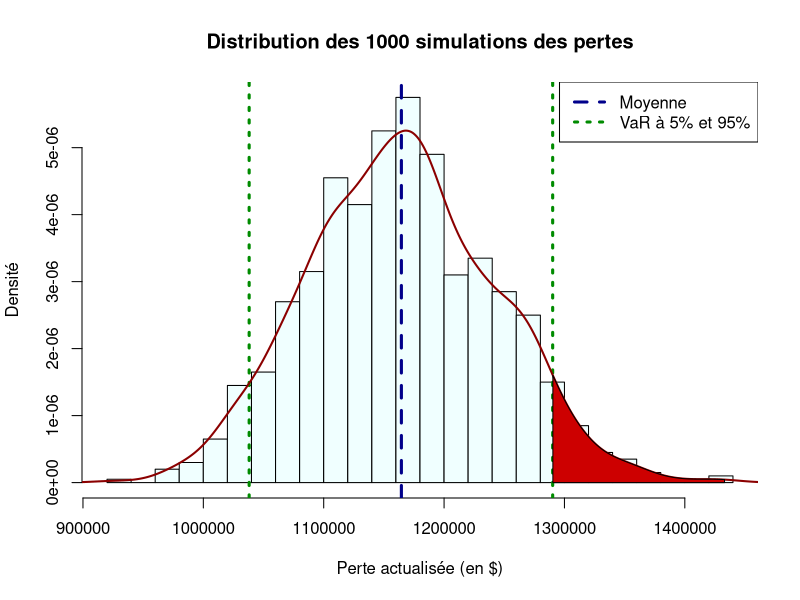

Recreate this plot in R. (Note: a time limit stopped this script after it produced the figure.)
### Travail Pratique 2
## ACT-2009 Processus Stochastique
# Équipe 9
# Olivier Bourret
# Marianne Chouinard

# Cération de tableaux et de valeurs pour les paramètres assignés à l'équipe 9.

param_ab <- data.frame("i" = c(1:3),
                       "n_i"= c(35,25,40),
                       "a_i"= c(0,0,0),
                       "b_i"= c(4,5,6),
                       "alpha_i"= c(1,1,1),
                       "beta_i"= c(1.5,2,2.5),
                       "M_i"= c(1500,2500,1000))

Force_int <- 0.02

param_c <- data.frame("i" = c(1:3),
                      "n_i"= c(35,25,40),
                      "theta_i"= c(2,3,4),
                      "lambda_i"= c(0.003,0.004,0.005),
                      "alpha_i"= c(1,1,1),
                      "beta_i"= c(1.5,2,2.5),
                      "M_i"= c(1500,2500,1000))


param_2ecas <- data.frame("mu"= 0.05, "sigma" = 0.1, "force_interet"= 0.02, "k_1"= 115, "k_2"= 127,
                          "T_1"= 1, "T_2"= 2, "lambda"= 0.1, "alpha"= "?", "beta"= 0.5)




essaie <- function(k,t){
  i <- 0
  a <- 0
  b <- 0
  c <- 0
  for(i in 0:k){
    a <- a + (4*t)^i/(factorial(i))
    b <- b + (5*t)^i/(factorial(i))
    c <- c + (6*t)^i/(factorial(i))
    i+1
  }
  5250*k/t * (1-exp(-4*t)*a) + 12500*k/(3*t) * (1-exp(-5*t)*b) + 40000*k/(21*t) * (1-exp(-6*t)*c)
}



essaie(25,10)





### Création de la fonction pour simuler

# Fonction de perte des contrats type 1
Simulation_1 <- function(){

    lambda <- runif(1,0,4)
    T_i <- c()
    X_i <- c()
    S_ik <- c()
    perte <- c()
    temps <- 0
    while(temps<10){
      T_i <- append(T_i, rexp(1,rate = lambda))
      X_i <- append(X_i,rbeta(1, shape1 = 1, shape2 = 1.5))
      S_ik <- append(S_ik, sum(T_i))
      temps <- sum(T_i)
    }
    T_i <- T_i[-length(T_i)]
    S_ik <- S_ik[-length(S_ik)]
    X_i <- X_i[-length(X_i)]
    
    sum(exp(-0.02*S_ik)*1500*X_i)
}


## Fonction de perte des contrats type 2
Simulation_2 <- function(){
  
  lambda <- runif(1,0,5)
  T_i <- c()
  X_i <- c()
  S_ik <- c()
  perte <- c()
  temps <- 0
  while(temps<10){
    T_i <- append(T_i, rexp(1,rate = lambda))
    X_i <- append(X_i,rbeta(1, shape1 = 1, shape2 = 2))
    S_ik <- append(S_ik, sum(T_i))
    temps <- sum(T_i)
  }
  T_i <- T_i[-length(T_i)]
  S_ik <- S_ik[-length(S_ik)]
  X_i <- X_i[-length(X_i)]
  
  sum(exp(-0.02*S_ik)*2500*X_i)
}


## Fonction de perte des contrats type 3
Simulation_3 <- function(){
  
  lambda <- runif(1,0,6)
  T_i <- c()
  X_i <- c()
  S_ik <- c()
  perte <- c()
  temps <- 0
  while(temps<10){
    T_i <- append(T_i, rexp(1,rate = lambda))
    X_i <- append(X_i,rbeta(1, shape1 = 1, shape2 = 2.5))
    S_ik <- append(S_ik, sum(T_i))
    temps <- sum(T_i)
  }
  T_i <- T_i[-length(T_i)]
  S_ik <- S_ik[-length(S_ik)]
  X_i <- X_i[-length(X_i)]
  
  sum(exp(-0.02*S_ik)*1000*X_i)
  
}

## Fonction pour simuler n échantillons
simPerteTot <- function(n){
  i <- 1
  pertetot <- c()
  
  for(i in 1:n){
    a <- sum(replicate(35, Simulation_1()))
    b <- sum(replicate(25, Simulation_2()))
    c <- sum(replicate(40, Simulation_3()))
    pertetot <- append(pertetot,sum(a,b,c))
    i+1
  }
  pertetot
}


simUnif <- simPerteTot(1000)
simUnif



## Quantiles

q05 <- quantile(simUnif,0.05)
q95 <- quantile(simUnif,0.95)
q100 <- quantile(simUnif,1)


## Graphique des simulation
hist(simUnif, probability = TRUE, nclass = 20, col = "azure",
     main = "Distribution des 1000 simulations des pertes",
     xlab = "Perte actualisée (en $)", ylab = "Densité")

abline(v = mean(simUnif), col = "blue4", lty = 2, lwd = 3) # Moyenne
abline(v = q95, col = "green4", lty = 3, lwd = 3)
abline(v = q05, col = "green4", lty = 3, lwd = 3)
  lines(density(simUnif), col = "red4", lwd = 2)

legend("topright", legend = c("Moyenne","VaR à 5% et 95%"),
       col = c("blue4","green4"), lty = c(2,3), lwd = c(3,3))  

x1 <- min(which(density(simUnif)$x >= q95))
x2 <- max(which(density(simUnif)$x <  q100))
with(density(simUnif), polygon(x=c(x[c(x1,x1:x2,x2)]),
                               y= c(0, y[x1:x2], 0), col="red3"))



## VaR et TVaR

VaR <- quantile(simUnif, c(0.9, 0.95, 0.99)) # VaR
VaR
mean(tail(sort(simUnif),100)) # TVaR(90)
mean(tail(sort(simUnif),50)) # TVaR(95)
mean(tail(sort(simUnif),10)) # TVaR(99)


## c) Processus de renouvellement Gamma


## Fonction pour simuler Gamma type 1
SimGamma_1 <- function(){
  
  T_i <- c()
  X_i <- c()
  S_ik <- c()
  perte <- c()
  temps <- 0
  while(temps<10){
    T_i <- append(T_i, rgamma(1, shape = 2, rate = 0.03))  #### Scale ou rate???
    X_i <- append(X_i,rbeta(1, shape1 = 1, shape2 = 1.5))
    S_ik <- append(S_ik, sum(T_i))
    temps <- sum(T_i)
  }
  T_i <- T_i[-length(T_i)]
  S_ik <- S_ik[-length(S_ik)]
  X_i <- X_i[-length(X_i)]
  
  sum(exp(-0.02*S_ik)*1500*X_i)
}

head(param_ab,3,escape = FALSE, 
           col.names = c("$i$", "$n_i$", "$a_i$", "$b_i$", "$\\alpha_i$", "$\\beta_i$", "$M_i$","$\\delta_i$"))

## Fonction pour simuler Gamma type 2
SimGamma_2 <- function(){
  
  T_i <- c()
  X_i <- c()
  S_ik <- c()
  perte <- c()
  temps <- 0
  while(temps<10){
    T_i <- append(T_i, rgamma(1, shape = 3, scale = 0.04))  #### Scale ou rate???
    X_i <- append(X_i,rbeta(1, shape1 = 1, shape2 = 2))
    S_ik <- append(S_ik, sum(T_i))
    temps <- sum(T_i)
  }
  T_i <- T_i[-length(T_i)]
  S_ik <- S_ik[-length(S_ik)]
  X_i <- X_i[-length(X_i)]
  
  sum(exp(-0.02*S_ik)*2500*X_i)
}


## Fonction pour simuler Gamma type 2
SimGamma_3 <- function(){
  
  T_i <- c()
  X_i <- c()
  S_ik <- c()
  perte <- c()
  temps <- 0
  while(temps<10){
    T_i <- append(T_i, rgamma(1, shape = 4, scale = 0.05))  #### Scale ou rate???
    X_i <- append(X_i,rbeta(1, shape1 = 1, shape2 = 2.5))
    S_ik <- append(S_ik, sum(T_i))
    temps <- sum(T_i)
  }
  T_i <- T_i[-length(T_i)]
  S_ik <- S_ik[-length(S_ik)]
  X_i <- X_i[-length(X_i)]
  
  sum(exp(-0.02*S_ik)*1000*X_i)
}


simPerteTotGamma <- function(n){
  i <- 1
  pertetot <- c()
  
  for(i in 1:n){
    a <- sum(replicate(35, SimGamma_1()))
    b <- sum(replicate(25, SimGamma_2()))
    c <- sum(replicate(40, SimGamma_3()))
    pertetot <- append(pertetot,sum(a,b,c))
    i+1
  }
  pertetot
}

simGamma <- simPerteTotGamma(1000)


simGamma


## Graphique des simulation
q05 <- quantile(simGamma,0.05)
q95 <- quantile(simGamma,0.95)
q100 <- quantile(simGamma,1)


hist(simGamma, probability = TRUE, nclass = 20, col = "azure",
     main = "Distribution des 1000 simulations des pertes",
     xlab = "Perte actualisée (en $)", ylab = "Densité")

abline(v = mean(simGamma), col = "blue4", lty = 2, lwd = 3) # Moyenne
abline(v = q05, col = "green4", lty = 3, lwd = 3)
abline(v = q95, col = "green4", lty = 3, lwd = 3)
lines(density(simGamma), col = "red4", lwd = 2)

legend("topright", legend = c("Moyenne","VaR à 5% et 95%"),
       col = c("blue4","green4"), lty = c(2,3), lwd = c(3,3)) 


x1 <- min(which(density(simGamma)$x >= q95))
x2 <- max(which(density(simGamma)$x <  q100))
with(density(simGamma), polygon(x=c(x[c(x1,x1:x2,x2)]),
                                y= c(0, y[x1:x2], 0), col="red3"))

## VaR et TVaR

quantile(simGamma, c(0.9, 0.95, 0.99)) # VaR

mean(tail(sort(simGamma),100)) # TVaR(90)
mean(tail(sort(simGamma),50)) # TVaR(95)
mean(tail(sort(simGamma),10)) # TVaR(99)







## NUMÉRO 2



# a) Approximation des prix d'option à l'aide de 1000 simulations

# Si Z(t) ~ un mouvement Brownien standard, alors Z(t) ~ N(0,t). On a juste à générer aléatoirement des variables d'une normale
# et ensuite l'appliquer dans la formule pour trouver la valeur de l'action au temps t.


# Fonction qui calcule la valeur de l'action selon mu, sigma au temps t
valAction <- function(mu,sigma,t){              ######EST_CE QUE C'EST T ou T^.5?????
  S_t <- 100 * exp(mu*t + sigma*rnorm(1,0,t))
  S_t
}

simEuroK1T1 <- replicate(1000,max(0,valAction(0.05,0.1,1)-115))
simEuroK2T1 <- replicate(1000,max(0,valAction(0.05,0.1,1)-127))
simEuroK1T2 <- replicate(1000,max(0,valAction(0.05,0.1,2)-115))
simEuroK2T2 <- replicate(1000,max(0,valAction(0.05,0.1,2)-127))

# Prix de l'option en fonction de T et K.

# NOTE: J'ai fait la moyenne des simulation, afin d'obtenir le gain moyen du coût d'option
prixAchatEuroK1T1 <- exp(-0.02*1)*mean(simEuroK1T1)
prixAchatEuroK2T1 <- exp(-0.02*1)*mean(simEuroK2T1)
prixAchatEuroK1T2 <- exp(-0.02*2)*mean(simEuroK1T2)
prixAchatEuroK2T2 <- exp(-0.02*2)*mean(simEuroK2T2)


# Fonction pour calculer S_t en fonction de S_{t-1}

sautPeriode <- function(mu,sigma,t){
  S_t1 <- 100 * exp(mu*t + sigma*rnorm(1,0,t-1))
  S_t2 <- S_t1 * exp(mu + sigma*rnorm(1,0,1))
  T1 <- max(0,S_t1-115)
  T2 <- max(0,S_t2-127)
  tableau <- data.frame("S_t1" = S_t1,
                        "S_t2" = S_t2,
                        "Gain pour T1" = T1,
                        "Gain pour T2" = T2,
                        "Gain total" = T1+T2)
  tableau
}
sautPeriode(0.05,0.1,2)


##### Coût de l'Option exotique

# Fonction pour calculer l'option exotique
optExotic <- function(n){
  i <- 1
  Option <- data.frame("S_t1" = numeric(n),
                       "S_t2" = numeric(n),
                       "Gain pour T1" = numeric(n),
                       "Gain pour T2" = numeric(n),
                       "Gain total" = numeric(n))
  
  for(i in 1:n){
    Option[i,] <- sautPeriode(0.05,0.1,2)
    
  }
   Option
}

simOptExo <- optExotic(1000)
simOptExo


# Cout de l'option exotique (Valeur actualisé de la moyenne)

prixAchatExo <- mean(exp(-0.02*1)*simOptExo[,3] + exp(-0.02*2)*simOptExo[,4])  ###### Est-ce que je dois actualiser à T1 et T2?

prixAchatExo


####### b) VaR du profit


# Calcul des profits
profitEuro <- exp(-0.02*1)*simEuroK1T1 - prixAchatEuroK1T1
profitEuro
profitExo <- exp(-0.02*1)*simOptExo[,3] + exp(-0.02*2)*simOptExo[,4]-prixAchatExo
profitExo


# VaR(95) et VaR(5)

VaR95Euro <- tail(sort(profitEuro), 50)
VaR95Euro
VaR5Euro <- head(sort(profitEuro),50)
VaR5Euro

VaR95Exo <- tail(sort(profitExo), 50)
VaR95Exo
VaR5Exo <- head(sort(profitExo),50)
VaR5Exo

profitExo
## Histogrammes

hist(profitEuro)
abline(v = mean(profitEuro), col= "blue4", lwd = 4, lty = 2)


hist(profitExo, prob=TRUE)
abline(v = mean(profitExo), col= "blue4", lwd = 4, lty = 2)











### e)

## Simulation d'un scénario pour atteindre beta


SimRendement <- function(){
  t <- 0
  T_i <- c()
  temps <- 0
  rendement <- 1
  while(rendement<1.5){
    if(temps<=0){
      temps <- temps+rexp(1,0.1)
    }
    
    temps <- temps-1/365
    if(temps<=0){
      rendement <- rendement*exp(0.05*(1/365)+0.1*rnorm(1,0,sqrt(1/365))+runif(1,-0.215,0))
    }
    else{
      rendement <- rendement*exp(0.05*(1/365)+0.1*rnorm(1,0,sqrt(1/365)))
    }
    t <- t+1/365
  }
  
t

}

SimTemps <- sort(replicate(100,SimRendement()))
mean(SimTemps)



## Quantile, moyenne et histogramme

hist(SimTemps, nclass = 50, xlab = "Temps (en années)",ylab = "Fréquence",
     main = "Distribution des 1000 siumlations pour voir un rendement de 50%")
abline(v = mean(SimTemps), col= "blue4", lwd = 2, lty = 2)
abline(v = mean(SimTemps)+sd(SimTemps), col= "orange", lwd = 2, lty = 2)
abline(v = mean(SimTemps)-sd(SimTemps), col= "orange", lwd = 2, lty = 2)
abline(v = quantile(SimTemps,c(0.01,0.05,0.1,0.9,0.95,0.99)), col= "green4", lwd = 2, lty = 2)
